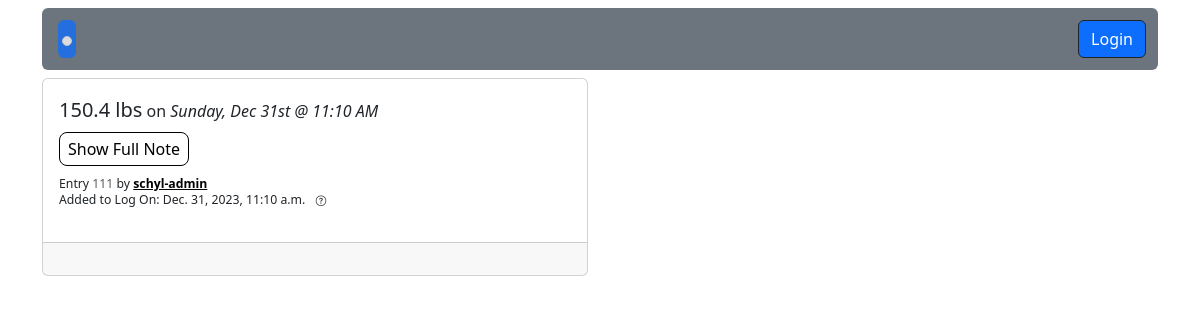
/111/detail, run on the app's committed database.
### fitness/models.py (models this page shows, shortened)
class WeightEntry(models.Model):
    user = models.ForeignKey(
        settings.AUTH_USER_MODEL,
        on_delete=models.CASCADE,
        related_name="weight_entries"
    )
    weight = weight = models.DecimalField(
        blank=True, null=True, max_digits=4, decimal_places=1)
    recorded = models.DateTimeField(
        blank=True, null=True, help_text="Enter the date and time when you measured this weight.")
    note = models.TextField(
        blank=True, null=True, help_text="Optional: Add a note regarding this entry.")
    created = models.DateTimeField(auto_now_add=True)
    updated = models.DateTimeField(auto_now=True)

### accounts/models.py (models this page shows, shortened)
class CustomUser(AbstractUser):
    date_of_birth = models.DateField(
        null=True, blank=True, help_text="Enter your date of birth in MM/DD/YYYY format.")
    avatar = models.CharField(
        max_length=999, null=True, blank=True, help_text="Enter a url for your avatar image")
    def __str__(self):
        return self.username

### fitness/views.py (the view, shortened to what this page needs)
# urls.py: path("<int:pk>/detail", WeightEntryDetailView.as_view(),
class WeightEntryDetailView(DetailView):
    model = WeightEntry
    template_name = "weight_entry_detail.html"
    def get_context_data(self, **kwargs):
        context = super(WeightEntryDetailView, self).get_context_data(**kwargs)
        context["form"] = WeightEntryForm(initial={'recorded': datetime.now()})
        return context

### fitness/forms.py
class WeightEntryForm(forms.ModelForm):
    class Meta:
        model = WeightEntry
        fields = ("weight", "recorded", "note")
        widgets = {
            'recorded': DateTimePickerInput(),
            'weight': forms.TextInput(attrs={'maxlength': "5", "onkeypress": "return isNumberKey(event)", "required": ""}),
            'note': forms.TextInput(attrs={'type': 'text'}),
        }

### templates/weight_entry_detail.html (shortened to what this page needs)
{% extends 'base.html' %}
{% load range_filter %}
{% load static %}
{% block content %}
<link rel="stylesheet" type="text/css" href="{% static 'styles.css' %}"/>
<div class="row justify-content-md-start">
    <div class="col-sm-6 pb-2 mb-2">
        <div class="card">
            <div class="card-body">
                <span class="fs-5 fw-medium">{{weightentry.weight}} lbs</span> on <span class="fw-medium fst-italic">{{weightentry.recorded|date:"l"}}, {{weightentry.recorded|date:"M jS"}} @ {{weightentry.recorded|date:"g:i A"}}</span>
            <input class="expand-btn" type="checkbox">
            <p class="lh-1">
                <small><small>Entry <span class="text-muted">{{weightentry.pk}}</span> by <a class="fw-bold text-black" href="{% url "user_profile" weightentry.user.pk %}">{{weightentry.user}}</a> </small></small>
                <br>
                <small>
                    <small>Added to Log On: {{weightentry.created}}</small>
                    <a href="#"
                        class="badge rounded-pill text-dark"
                        data-bs-toggle="popover"
                        data-bs-trigger="hover focus"
                        data-bs-content="This is the date that the entry was actually added to the log.
                                        Often times, the time that the weight was measured is different than the time the user actually adds it to the log.
                                        For example, if I measured myself at 8AM but I forgot to add it to the log until 3pm.
                                        This is just a means of distinguishing the two times/dates.">
                            <i class="bi bi-question-circle"></i>
                    </a>
                </small>
            </p>
            </div>
            <div class="card-footer">
            </div>
        </div>
    </div>
</div>
{% endblock content %}

### static/styles.css (style rules this page uses)
.expand-btn { appearance: none; border: 1px solid black; padding: 0.25em; padding-left: 0.5em; padding-right: 0.5em; border-radius: 0.5em; cursor: pointer; margin-bottom: 0.5em; margin-top: -1rem; }
.expand-btn::before { content: "Show Full Note"; }

### data on the page
WeightEntry: weight "150.4", recorded "Sunday", recorded "Dec 31st", recorded "11:10 AM", pk "111", user "schyl-admin", created "Dec. 31, 2023, 11:10 a.m."
